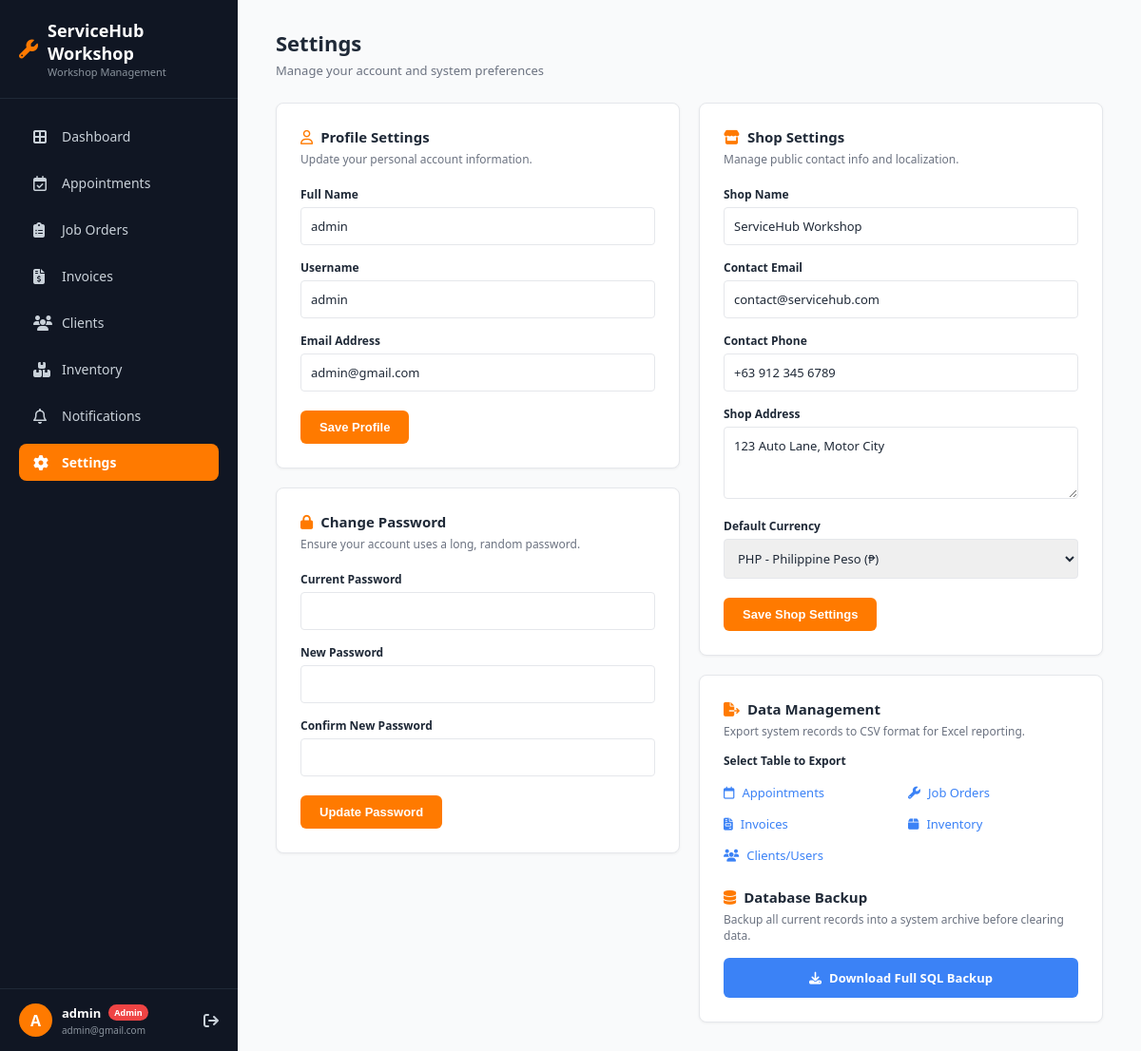
Before: /settings.php (signed in) with the older database file.
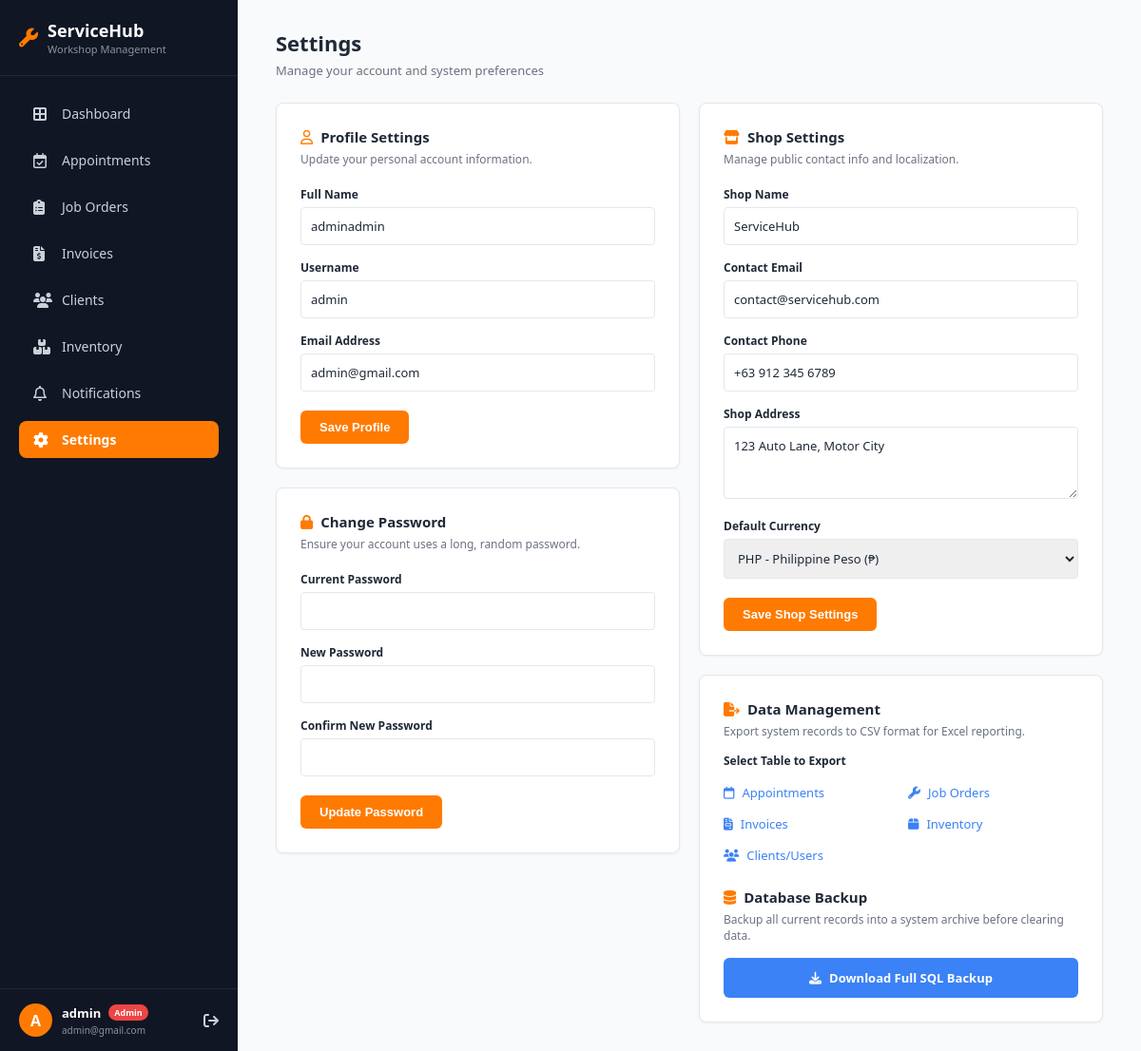
After: the same page with the newer database file.
### tables this page shows
CREATE TABLE `system_settings` (
  `id` int(11) NOT NULL,
  `setting_key` varchar(50) NOT NULL,
  `setting_value` text DEFAULT NULL
);

CREATE TABLE `users` (
  `id` int(11) NOT NULL,
  `role` enum('Customer','Admin') NOT NULL DEFAULT 'Customer',
  `full_name` varchar(100) NOT NULL,
  `username` varchar(50) NOT NULL,
  `email` varchar(100) NOT NULL,
  `password` varchar(255) NOT NULL,
  `created_at` timestamp NOT NULL DEFAULT current_timestamp(),
  `profile_image` varchar(255) DEFAULT 'default_avatar.png',
  `phone_number` varchar(20) DEFAULT ''
);

### settings.php (the view, shortened to what the changed rows need)
<?php
require 'includes/db.php';
$user_id = $_SESSION['user_id'];
$adminName = $_SESSION['username'] ?? 'Admin';
$adminEmail = 'admin@email.com';
$globalShopName = 'ServiceHub';
try {
    $shopStmt = $pdo->query("SELECT setting_value FROM system_settings WHERE setting_key = 'shop_name'");
    if ($row = $shopStmt->fetch(PDO::FETCH_ASSOC)) {
        $globalShopName = $row['setting_value'];
    }
} catch (PDOException $e) {}
$profileStmt = $pdo->prepare("SELECT full_name, username, email FROM users WHERE id = ?");
$profileStmt->execute([$user_id]);
$adminData = $profileStmt->fetch(PDO::FETCH_ASSOC);
if ($adminData) {
    $adminEmail = $adminData['email'];
}
$settings = [];
try {
    $shopStmt = $pdo->query("SELECT setting_key, setting_value FROM system_settings");
    while ($row = $shopStmt->fetch(PDO::FETCH_ASSOC)) {
        $settings[$row['setting_key']] = $row['setting_value'];
    }
} catch (PDOException $e) {}
?>
<!DOCTYPE html>
<html lang="en">
<head>
    <link rel="stylesheet" href="https://cdnjs.cloudflare.com/ajax/libs/font-awesome/6.4.0/css/all.min.css">
</head>
<body>
    <aside class="sidebar">
        <div class="sidebar-header">
            <div>
                <h2><?php echo htmlspecialchars($globalShopName); ?></h2>
                <p>Workshop Management</p>
            </div>
        </div>
        <div class="user-profile-container">
            <div class="user-profile">
                <div class="user-info">
                    <h4><?php echo htmlspecialchars($adminName); ?> <span class="admin-badge">Admin</span></h4>
                    <p title="<?php echo htmlspecialchars($adminEmail); ?>"><?php echo htmlspecialchars($adminEmail); ?></p>
                </div>
            </div>
        </div>
    </aside>
    <main class="main-content">
        <div class="top-header">
            <h1>Settings</h1>
        </div>
        <div class="settings-grid">
            <div class="settings-column">
                <div class="card">
                    <div class="card-header">
                        <h2><i class="fa-regular fa-user"></i> Profile Settings</h2>
                    </div>
                    <form action="" method="POST">
                        <div class="form-group">
                            <label>Full Name</label>
                            <input type="text" name="full_name" value="<?php echo htmlspecialchars($adminData['full_name'] ?? ''); ?>" required>
                        </div>
                        <div class="form-group">
                            <label>Username</label>
                            <input type="text" name="username" value="<?php echo htmlspecialchars($adminData['username'] ?? ''); ?>" required>
                        </div>
                        <div class="form-group">
                            <label>Email Address</label>
                            <input type="email" name="email" value="<?php echo htmlspecialchars($adminData['email'] ?? ''); ?>" required>
                        </div>
                    </form>
                </div>
                <div class="card">
                    <div class="card-header">
                        <h2><i class="fa-solid fa-lock"></i> Change Password</h2>
                    </div>
                </div>
            </div>
            <div class="settings-column">
                <div class="card">
                    <div class="card-header">
                        <h2><i class="fa-solid fa-store"></i> Shop Settings</h2>
                    </div>
                    <form action="" method="POST">
                        <div class="form-group">
                            <label>Shop Name</label>
                            <input type="text" name="shop_name" value="<?php echo htmlspecialchars($settings['shop_name'] ?? ''); ?>" required>
                        </div>
                    </form>
                </div>
                <div class="card">
                    <div class="card-header" style="margin-bottom: 10px; border-bottom: none; padding-bottom: 0;">
                        <h2><i class="fa-solid fa-file-export"></i> Data Management</h2>
                    </div>
                    <div class="card-header" style="margin-bottom: 15px; border-bottom: none; padding-bottom: 0;">
                        <h2><i class="fa-solid fa-database"></i> Database Backup</h2>
                    </div>
                </div>
            </div>
        </div>
    </main>
</body>
</html>

Changed rows visible on the page:
changed system_settings: setting_value "ServiceHub Workshop" → "ServiceHub"
changed users "admin@gmail.com": full_name "admin" → "adminadmin"
Other visible differences:
form field shop_name: "ServiceHub Workshop" → "ServiceHub"
